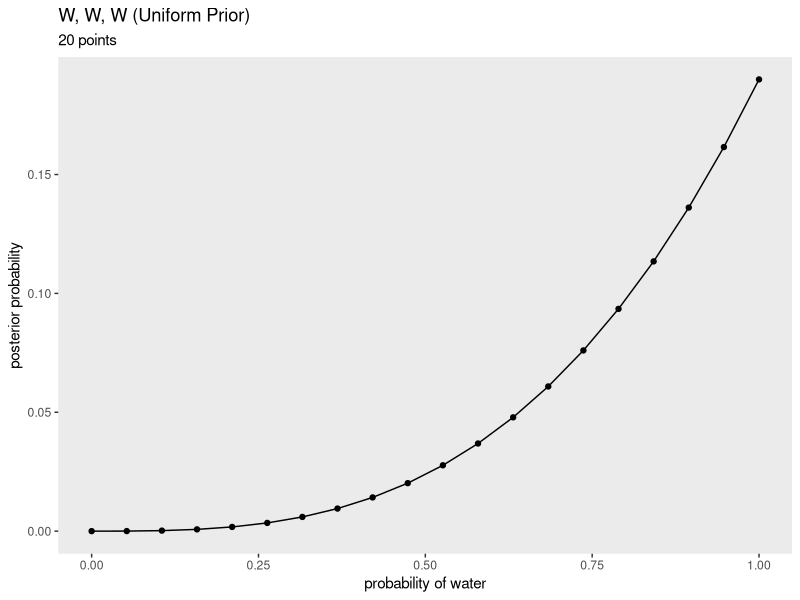
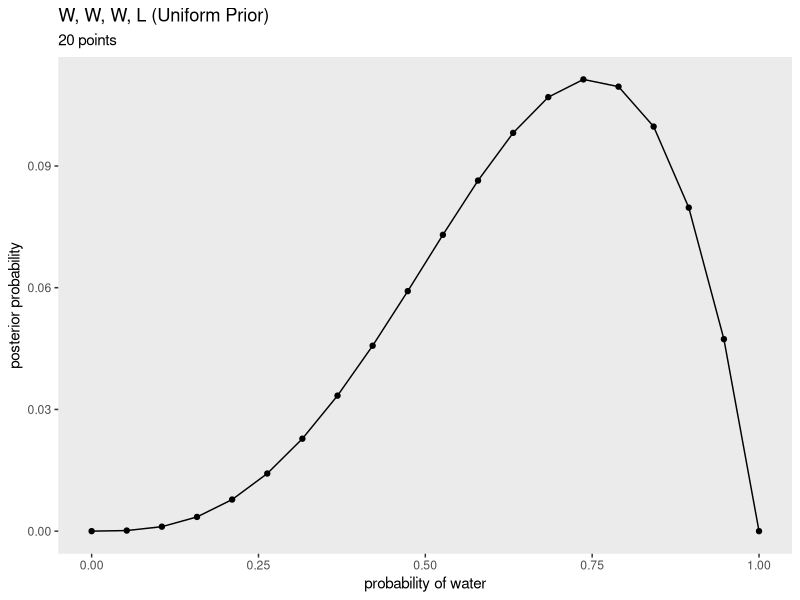
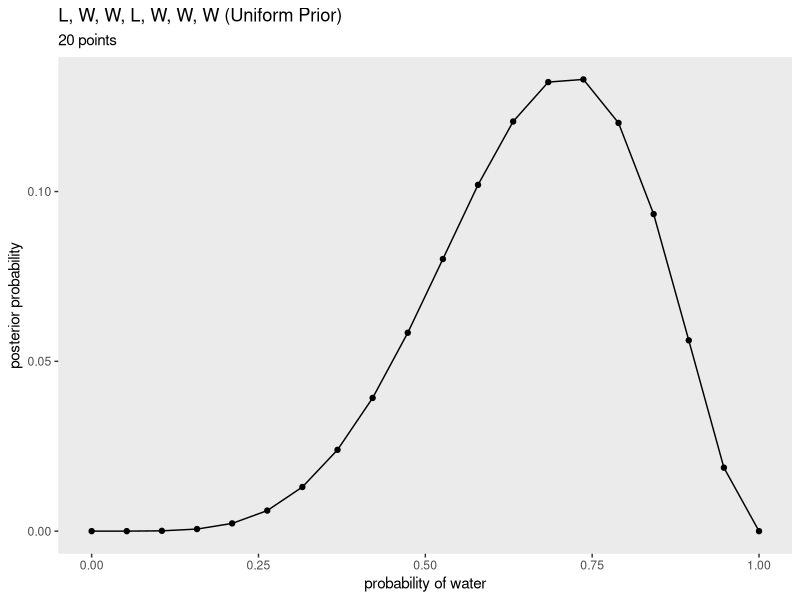
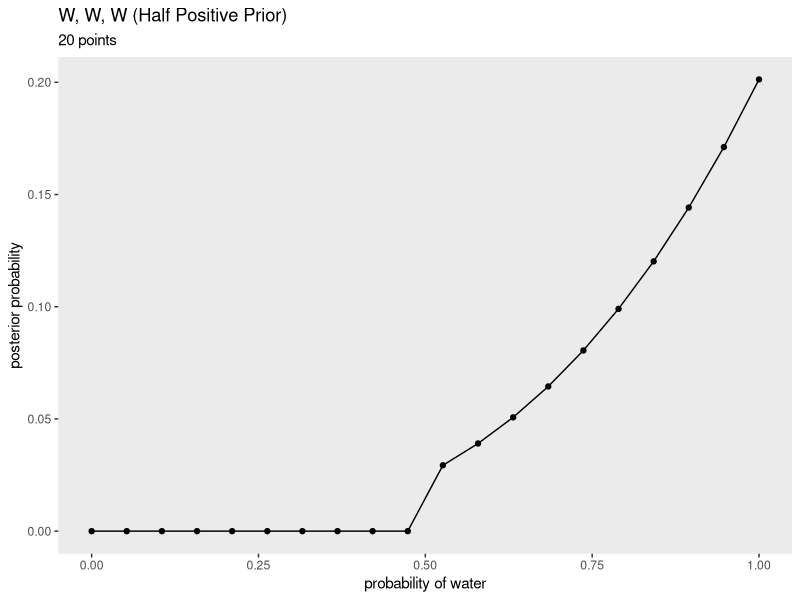
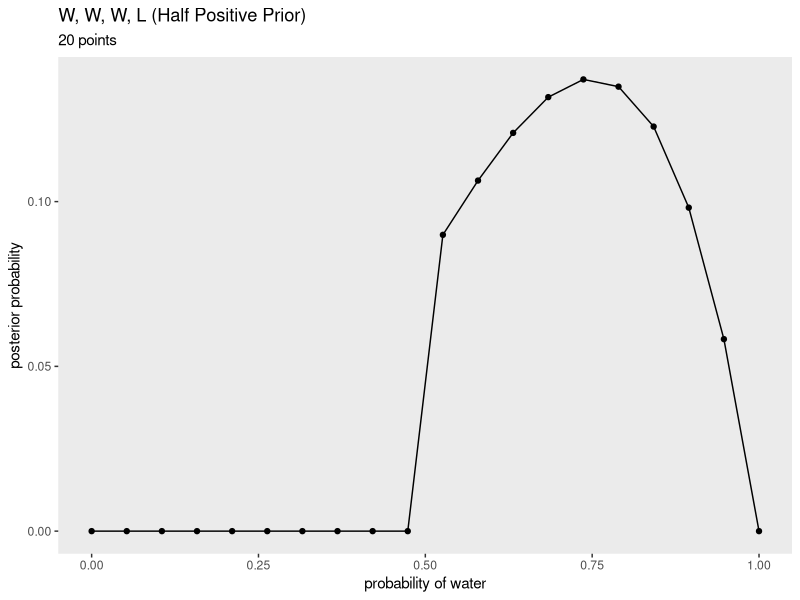
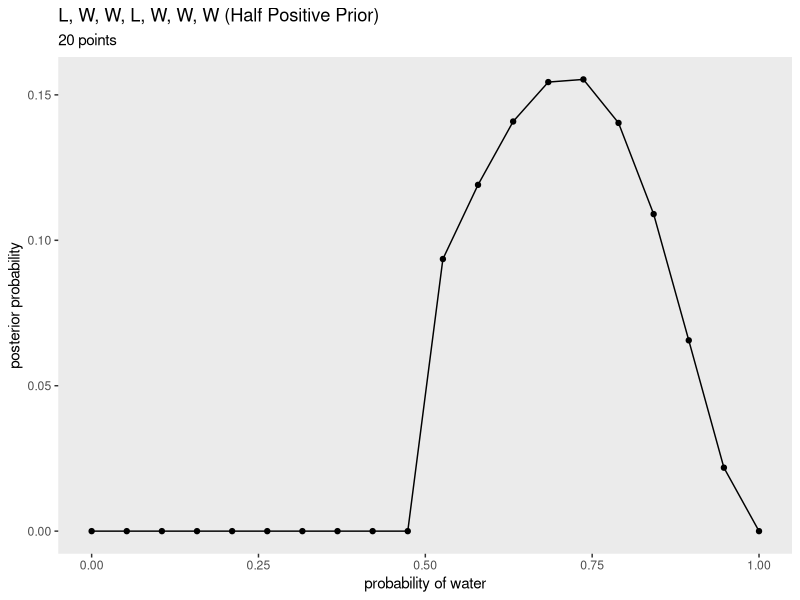

The R script that drew these images, in order:
## ---- chunk 1
#| echo: false
#| warning: false
library(tidyverse)
## ---- chunk 2
#| echo: false

create_data <- function(A, B, prior="uniform") {
  
    tibble(p_grid            = seq(from = 0, to = 1, length.out = 20),  # define grid
           prior             =
             case_when(prior == 'uniform' ~ 1,
                       prior == 'half' ~ c(rep(0, 10), rep(1, 10)),
                       TRUE ~ NA)) |> 
           #prior = exp(-5*abs(p_grid - 0.5))) |> 
           #prior = c(rep(0, 10), rep(1, 10))) %>%  
           #prior = c(rep(1, 10), rep(0, 10))) %>%  # define prior
    mutate(likelihood      = dbinom(A, size = B, prob = p_grid)) %>%  # compute likelihood at each value in grid
    mutate(unstd_posterior = likelihood * prior) %>%                  # compute product of likelihood and prior
    mutate(posterior       = unstd_posterior / sum(unstd_posterior))  # standardize the posterior, so it sums to 1
  
}

create_data(3, 3) %>% 
  ggplot(aes(x = p_grid, y = posterior)) +
  geom_point() +
  geom_line() +
  labs(
    title = "W, W, W (Uniform Prior)",
    subtitle = "20 points",
       x = "probability of water",
       y = "posterior probability") +
  theme(panel.grid = element_blank()) 

create_data(3, 4) %>% 
  ggplot(aes(x = p_grid, y = posterior)) +
  geom_point() +
  geom_line() +
  labs(
    title = "W, W, W, L (Uniform Prior)",
    subtitle = "20 points",
       x = "probability of water",
       y = "posterior probability") +
  theme(panel.grid = element_blank()) 

create_data(5, 7) %>% 
  ggplot(aes(x = p_grid, y = posterior)) +
  geom_point() +
  geom_line() +
  labs(
    title = "L, W, W, L, W, W, W (Uniform Prior)",
    subtitle = "20 points",
       x = "probability of water",
       y = "posterior probability") +
  theme(panel.grid = element_blank()) 
  
## ---- chunk 3
#| echo: false

create_data(3, 3, "half") %>% 
  ggplot(aes(x = p_grid, y = posterior)) +
  geom_point() +
  geom_line() +
  labs(
    title = "W, W, W (Half Positive Prior)",
    subtitle = "20 points",
       x = "probability of water",
       y = "posterior probability") +
  theme(panel.grid = element_blank()) 

create_data(3, 4, "half") %>% 
  ggplot(aes(x = p_grid, y = posterior)) +
  geom_point() +
  geom_line() +
  labs(
    title = "W, W, W, L (Half Positive Prior)",
    subtitle = "20 points",
       x = "probability of water",
       y = "posterior probability") +
  theme(panel.grid = element_blank()) 

create_data(5, 7, "half") %>% 
  ggplot(aes(x = p_grid, y = posterior)) +
  geom_point() +
  geom_line() +
  labs(
    title = "L, W, W, L, W, W, W (Half Positive Prior)",
    subtitle = "20 points",
       x = "probability of water",
       y = "posterior probability") +
  theme(panel.grid = element_blank()) 
## ---- chunk 4
prob_land_given_earth = 0.3
prob_land_given_mars = 1.0
prob_earth = 0.5

prob_land = (0.3 * .5) + ((1 - prob_earth) * prob_land_given_mars)

(prob_land_given_earth * prob_earth) / prob_land

## ---- chunk 5
card_bb_likelihood <- 2 # 2 oppurtunities for this card based on what is showing
card_bw_likelihood <- 1 # if it is this, that is its only option showing
card_ww_likelihood <- 0

likelihood <- c(card_bb_likelihood, card_bw_likelihood, card_ww_likelihood)
prior <- c(1, 1, 1)
posterior <- likelihood * prior
posterior <- posterior / sum(posterior)

posterior[1] 
## ---- chunk 6
likelihood <- c(card_bb_likelihood, card_bw_likelihood, card_ww_likelihood, card_bb_likelihood)
prior <- c(1, 1, 1, 1)
posterior <- likelihood * prior
posterior <- posterior / sum(posterior)

posterior[1] + posterior[4]
## ---- chunk 7

#These never change, we are just adding a prior 

card_bb_likelihood <- 2 # 2 oppurtunities for this card based on what is showing
card_bw_likelihood <- 1 # if it is this, that is its only option showing
card_ww_likelihood <- 0

likelihood <- c(card_bb_likelihood, card_bw_likelihood, card_ww_likelihood)
prior <- c(1, 2, 3) # NEW
posterior <- likelihood * prior
posterior <- posterior / sum(posterior)

posterior[1] 
## ---- chunk 8
# After first birth, likelihood of species A and B is equal to the rate the
# species give birth to twins
a_likelihood <- 0.1
b_likelihood <- 0.2

# Next calculate the posterior probability that the panda belongs to each
# species, assume species are equally likely
likelihood <- c(a_likelihood, b_likelihood)
prior <- c(1, 1) 
posterior <- likelihood * prior
posterior <- posterior / sum(posterior)
posterior
#> [1] 0.333 0.667

# The probability the next birth is twins is the probability th e panda belongs
# to each species times the likelihood each species gives birth to twins
(posterior[1] * a_likelihood) + (posterior[2] * b_likelihood)
#> [1] 0.167
## ---- chunk 9
# probability of species A
p_a <- 0.5

# probability of twins, given species A
p_ta <- 0.1

# probability of twins, given species B
p_tb <- 0.2

# probability of twins
p_t <- (p_a * p_ta) + ((1 - p_a) * p_tb)

# probability of species A, given twins (using Bayes' Theorem)
# (note this is equivalent to `posterior[1]` above)
p_at <- (p_ta * p_a) / p_t
p_at
#> [1] 0.333
